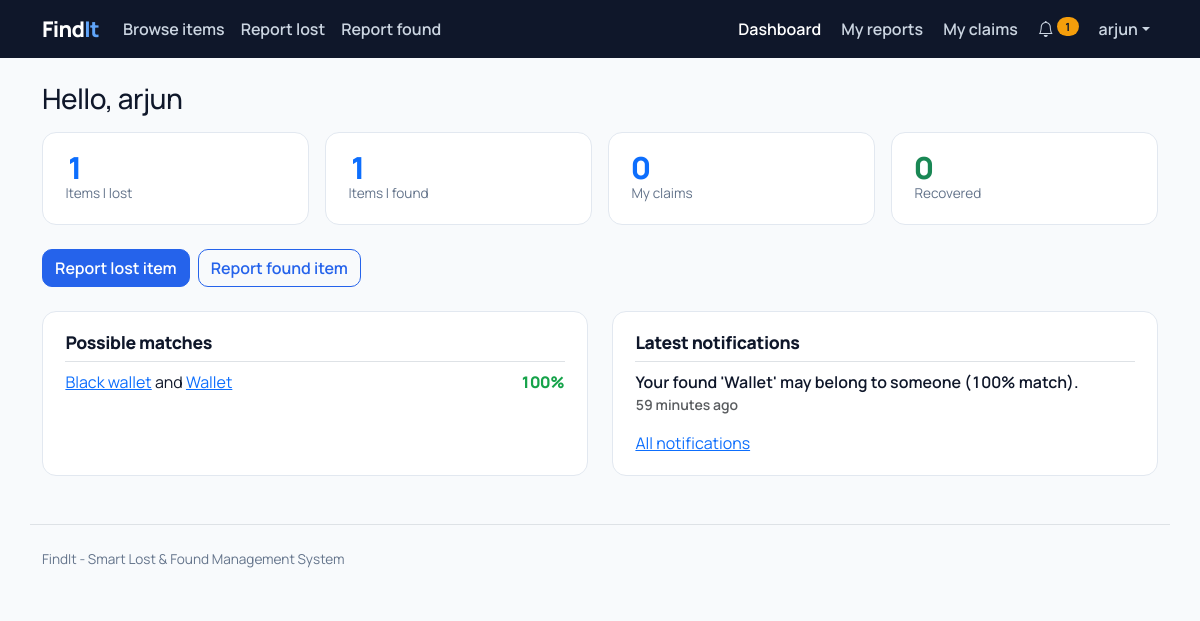
Page /dashboard/ (signed in) on the committed database.
### portal/models.py (models this page shows, shortened)
class Match(models.Model):
    lost_item = models.ForeignKey(LostItem, on_delete=models.CASCADE, related_name="matches")
    found_item = models.ForeignKey(FoundItem, on_delete=models.CASCADE, related_name="matches")
    score = models.PositiveSmallIntegerField()
    created_at = models.DateTimeField(auto_now_add=True)
    class Meta:
        unique_together = ("lost_item", "found_item")
        ordering = ["-score"]
        verbose_name_plural = "matches"

class ItemBase(models.Model):
    STATUS_OPEN, STATUS_MATCHED, STATUS_CLAIMED, STATUS_RECOVERED = "open", "matched", "claimed", "recovered"
    STATUS_CHOICES = [
        (STATUS_OPEN, "Open"),
        (STATUS_MATCHED, "Matched"),
        (STATUS_CLAIMED, "Claimed"),
        (STATUS_RECOVERED, "Recovered"),
    ]
    APPROVAL_CHOICES = [("pending", "Pending review"), ("approved", "Approved"), ("rejected", "Rejected")]
    user = models.ForeignKey(settings.AUTH_USER_MODEL, on_delete=models.CASCADE, related_name="%(class)s_set")
    item_name = models.CharField(max_length=120)
    category = models.ForeignKey(Category, on_delete=models.PROTECT)
    description = models.TextField(help_text="Brand, size, marks, anything that identifies the item.")
    colour = models.CharField(max_length=40)
    location = models.CharField(max_length=160)
    date = models.DateField()
    image = models.ImageField(upload_to="items/%Y/%m/", blank=True, null=True)
    status = models.CharField(max_length=10, choices=STATUS_CHOICES, default=STATUS_OPEN)
    approval = models.CharField(max_length=10, choices=APPROVAL_CHOICES, default="approved")
    hide_contact = models.BooleanField(
        "Keep my contact details private", default=False,
        help_text="Others will not see your phone/email. Updates reach you through notifications.",
    )
    created_at = models.DateTimeField(auto_now_add=True)
    class Meta:
        abstract = True
        ordering = ["-created_at"]
    def get_absolute_url(self):
        return reverse("item_detail", args=[self.kind, self.pk])

class LostItem(ItemBase):
    kind = "lost"
    class Meta(ItemBase.Meta):
        verbose_name = "lost item"

class FoundItem(ItemBase):
    kind = "found"
    verification_question = models.CharField(
        max_length=200, blank=True,
        help_text="A question only the real owner can answer, e.g. 'What is the wallpaper on the phone?'",
    )
    verification_answer = models.CharField(
        max_length=200, blank=True, help_text="The correct answer. Only the admin can see this.",
    )
    class Meta(ItemBase.Meta):
        verbose_name = "found item"

class Notification(models.Model):
    user = models.ForeignKey(settings.AUTH_USER_MODEL, on_delete=models.CASCADE, related_name="notifications")
    message = models.CharField(max_length=300)
    link = models.CharField(max_length=200, blank=True)
    created_at = models.DateTimeField(auto_now_add=True)
    is_read = models.BooleanField(default=False)
    class Meta:
        ordering = ["-created_at"]

### portal/views.py (the view)
# urls.py: path("dashboard/", views.dashboard, name="dashboard"),
@login_required
def dashboard(request):
    u = request.user
    lost, found = LostItem.objects.filter(user=u), FoundItem.objects.filter(user=u)
    claims = Claim.objects.filter(user=u)
    incoming = Claim.objects.filter(found_item__user=u).select_related("found_item", "user")[:5]
    matches = Match.objects.filter(Q(lost_item__user=u) | Q(found_item__user=u)).select_related("lost_item", "found_item")[:5]
    return render(request, "portal/dashboard.html", {
        "counts": {
            "lost": lost.count(), "found": found.count(), "claims": claims.count(),
            "recovered": lost.filter(status="recovered").count() + found.filter(status="recovered").count(),
        },
        "matches": matches,
        "incoming": incoming,
        "notes": u.notifications.all()[:5],
    })

### portal/context_processors.py (called while the page is built)
def notifications(request):
    if request.user.is_authenticated:
        return {"unread_count": request.user.notifications.filter(is_read=False).count()}
    return {"unread_count": 0}

### portal/templatetags/findit_tags.py (called while the page is built)
@register.simple_tag(takes_context=True)
def active(context, *names):
    match = context["request"].resolver_match
    return "active" if match and match.url_name in names else ""

### templates/portal/dashboard.html (shortened to what this page needs)
{% extends "base.html" %}
{% block content %}
<h1 class="h3 mb-3">Hello, {{ user.first_name|default:user.username }}</h1>
<div class="row g-3 mb-4">
  <div class="col-6 col-lg-3"><a class="text-decoration-none" href="{% url 'my_reports' %}"><div class="stat panel"><div class="num">{{ counts.lost }}</div><div class="lbl">Items I lost</div></div></a></div>
  <div class="col-6 col-lg-3"><a class="text-decoration-none" href="{% url 'my_reports' %}"><div class="stat panel"><div class="num">{{ counts.found }}</div><div class="lbl">Items I found</div></div></a></div>
  <div class="col-6 col-lg-3"><a class="text-decoration-none" href="{% url 'my_claims' %}"><div class="stat panel"><div class="num">{{ counts.claims }}</div><div class="lbl">My claims</div></div></a></div>
  <div class="col-6 col-lg-3"><div class="stat panel"><div class="num text-success">{{ counts.recovered }}</div><div class="lbl">Recovered</div></div></div>
</div>
<div class="d-flex gap-2 mb-4 flex-wrap">
  <a class="btn btn-primary" href="{% url 'report_lost' %}">Report lost item</a>
  <a class="btn btn-outline-primary" href="{% url 'report_found' %}">Report found item</a>
</div>
<div class="row g-4">
  <div class="col-lg-6">
    <div class="panel h-100">
      <h2>Possible matches</h2>
      {% for m in matches %}
        <div class="d-flex justify-content-between border-top py-2">
          <div><a href="{{ m.lost_item.get_absolute_url }}">{{ m.lost_item.item_name }}</a> and <a href="{{ m.found_item.get_absolute_url }}">{{ m.found_item.item_name }}</a></div>
          <span class="match-score">{{ m.score }}%</span>
        </div>
      {% empty %}<p class="text-muted mb-0">No matches yet. We check every new report against yours.</p>{% endfor %}
    </div>
  </div>
  <div class="col-lg-6">
    <div class="panel h-100">
      <h2>Latest notifications</h2>
      {% for n in notes %}
        <div class="border-top py-2 {% if not n.is_read %}fw-semibold{% endif %}">{{ n.message }}<div class="small text-muted">{{ n.created_at|timesince }} ago</div></div>
      {% empty %}<p class="text-muted mb-0">Nothing new.</p>{% endfor %}
      <a class="d-block mt-2" href="{% url 'notifications' %}">All notifications</a>
    </div>
  </div>
</div>
{% endblock %}

### templates/base.html (shortened to what this page needs)
{% load static findit_tags %}<!doctype html>
<html lang="en">
<head>
  <link href="https://cdn.jsdelivr.net/npm/bootstrap@5.3.3/dist/css/bootstrap.min.css" rel="stylesheet">
  <link href="https://cdn.jsdelivr.net/npm/bootstrap-icons@1.11.3/font/bootstrap-icons.min.css" rel="stylesheet">
  <link href="{% static 'css/style.css' %}" rel="stylesheet">
</head>
<body>
<nav class="navbar navbar-expand-lg fi-nav navbar-dark">
  <div class="container">
    <a class="navbar-brand" href="{% url 'home' %}">Find<span class="dot">It</span></a>
    <div class="collapse navbar-collapse" id="nav">
      <ul class="navbar-nav me-auto">
        <li class="nav-item"><a class="nav-link {% active 'browse' %}" href="{% url 'browse' %}">Browse items</a></li>
        <li class="nav-item"><a class="nav-link {% active 'report_lost' %}" href="{% url 'report_lost' %}">Report lost</a></li>
        <li class="nav-item"><a class="nav-link {% active 'report_found' %}" href="{% url 'report_found' %}">Report found</a></li>
      </ul>
      <ul class="navbar-nav align-items-lg-center gap-lg-1">
        {% if user.is_authenticated %}
          <li class="nav-item"><a class="nav-link {% active 'dashboard' %}" href="{% url 'dashboard' %}">Dashboard</a></li>
          <li class="nav-item"><a class="nav-link {% active 'my_reports' %}" href="{% url 'my_reports' %}">My reports</a></li>
          <li class="nav-item"><a class="nav-link {% active 'my_claims' %}" href="{% url 'my_claims' %}">My claims</a></li>
          <li class="nav-item">
            <a class="nav-link" href="{% url 'notifications' %}" aria-label="Notifications">
              <i class="bi bi-bell"></i>{% if unread_count %} <span class="badge badge-count rounded-pill">{{ unread_count }}</span>{% endif %}
            </a>
          </li>
          <li class="nav-item dropdown">
            <a class="nav-link dropdown-toggle" href="#" data-bs-toggle="dropdown">{{ user.username }}</a>
          </li>
        {% else %}
          <li class="nav-item"><a class="nav-link" href="{% url 'login' %}">Log in</a></li>
          <li class="nav-item"><a class="btn btn-primary btn-sm ms-lg-2" href="{% url 'register' %}">Create account</a></li>
        {% endif %}
      </ul>
    </div>
  </div>
</nav>
<main class="container py-4">{% block content %}{% endblock %}</main>
<footer class="container py-4 border-top mt-4">
  FindIt - Smart Lost &amp; Found Management System
</footer>
</body>
</html>

### static/css/style.css (style rules this page uses)
:root { --fi-primary: #2563EB; --fi-primary-dark: #1D4ED8; --fi-navy: #0F172A; --fi-bg: #F8FAFC; --fi-success: #16A34A; --fi-warning: #F59E0B; --fi-border: #E2E8F0; --fi-muted: #64748B; --bs-primary: #2563EB; --bs-primary-rgb: 37, 99, 235; --bs-link-color: #2563EB; --bs-link-hover-color: #1D4ED8; --bs-body-font-family: "Manrope", system-ui, -apple-system, "Segoe UI", sans-serif; }
body { background: var(--fi-bg); color: var(--fi-navy); font-feature-settings: "tnum"; }
h1, h2, h3, h4, h5 { font-weight: 800; letter-spacing: -0.02em; }
.btn-primary { --bs-btn-bg: var(--fi-primary); --bs-btn-border-color: var(--fi-primary); --bs-btn-hover-bg: var(--fi-primary-dark); --bs-btn-hover-border-color: var(--fi-primary-dark); --bs-btn-active-bg: var(--fi-primary-dark); --bs-btn-active-border-color: var(--fi-primary-dark); --bs-btn-disabled-bg: var(--fi-primary); --bs-btn-disabled-border-color: var(--fi-primary); }
.btn-outline-primary { --bs-btn-color: var(--fi-primary); --bs-btn-border-color: var(--fi-primary); --bs-btn-hover-bg: var(--fi-primary); --bs-btn-hover-border-color: var(--fi-primary); --bs-btn-active-bg: var(--fi-primary); --bs-btn-active-border-color: var(--fi-primary); }
.btn, .form-control, .form-select { border-radius: 10px; }
.btn { font-weight: 600; }
.fi-nav { background: var(--fi-navy); }
.fi-nav .navbar-brand { font-weight: 800; letter-spacing: -0.03em; font-size: 1.35rem; }
.fi-nav .navbar-brand .dot { color: #60A5FA; }
.fi-nav .nav-link { color: #CBD5E1; font-weight: 600; }
.fi-nav .nav-link:hover, .fi-nav .nav-link.active { color: #fff; }
.badge-count { background: var(--fi-warning); color: var(--fi-navy); font-size: .7rem; vertical-align: top; }
.stat .num { font-size: 1.9rem; font-weight: 800; line-height: 1; }
.stat .lbl { color: var(--fi-muted); font-size: .85rem; }
.panel { background: #fff; border: 1px solid var(--fi-border); border-radius: 14px; padding: 1.25rem 1.4rem; }
.panel h2 { font-size: 1.1rem; }
.match-score { font-weight: 800; color: var(--fi-success); }
footer { color: var(--fi-muted); font-size: .85rem; }

### rows in the picture
Match: lost_item.item_name "Black wallet", found_item.item_name "Wallet", score "100"
Notification: message "Your found 'Wallet' may belong to someone (100% match).", created_at "59 minutes"

### other values in the picture
{{ unread_count }} "1"
{{ user.username }} "arjun"
{{ user.first_name|default:user.username }} "arjun"
{{ counts.lost }} "1"
{{ counts.found }} "1"
{{ counts.claims }} "0"
{{ counts.recovered }} "0"
